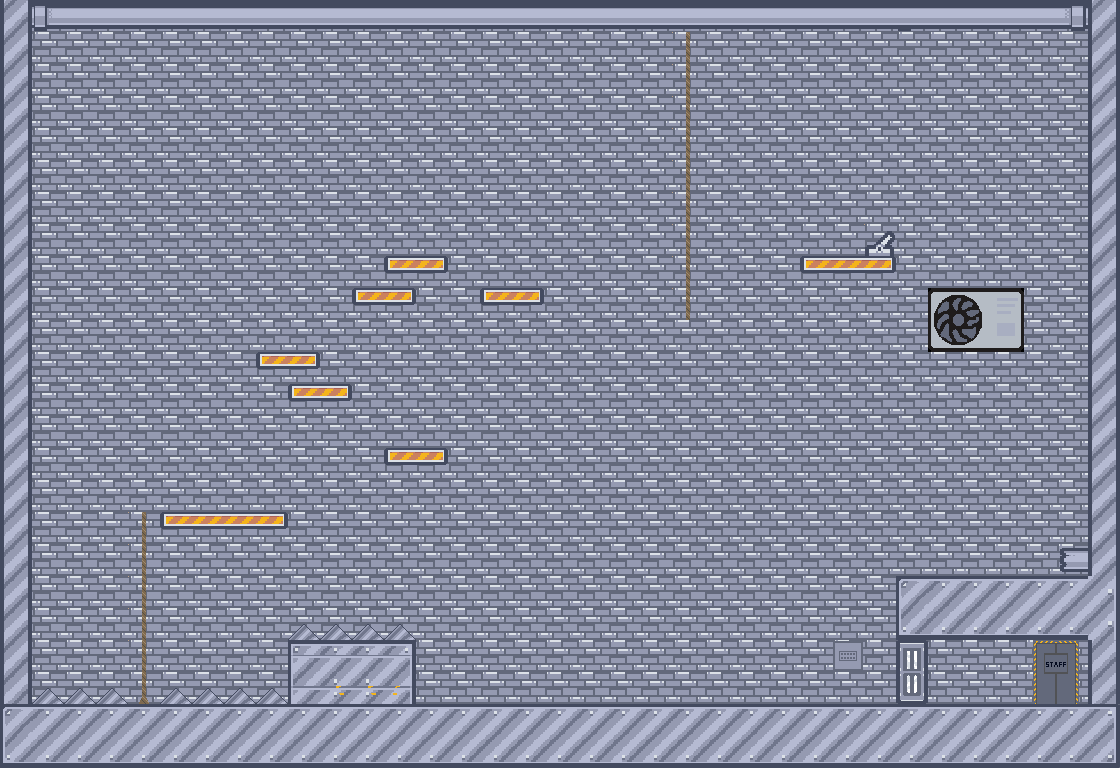

This game map was drawn from its Tiled (.tmx) file and the tilesets committed beside it. A one-line description and the trimmed map source follow:
An orthogonal 35x24 tile map with 32x32 px tiles, 7 tile layers (BG, Decor, Piso, Doors, ...) and 23 objects.

<map version="1.10" tiledversion="1.11.2" orientation="orthogonal" renderorder="right-down" width="35" height="24" tilewidth="32" tileheight="32" infinite="0" nextlayerid="14" nextobjectid="34">
 <tileset firstgid="1" source="Tileset.tsx" />
 <layer id="1" name="BG" width="35" height="24">
  <data>[840 cells, 840 non-empty, 10 distinct tile ids]</data>
 </layer>
 <layer id="2" name="Decor" width="35" height="24">
  <data>[840 cells, 14 non-empty, 10 distinct tile ids]</data>
 </layer>
 <layer id="3" name="Piso" width="35" height="24">
  <data>[840 cells, 115 non-empty, 18 distinct tile ids]</data>
 </layer>
 <layer id="4" name="Doors" width="35" height="24">
  <data>[840 cells, 2 non-empty, 2 distinct tile ids]</data>
 </layer>
 <layer id="5" name="Ropes" width="35" height="24">
  <data>[840 cells, 15 non-empty, 2 distinct tile ids]</data>
 </layer>
 <layer id="6" name="Electricidad" width="35" height="24">
  <data>[840 cells, 11 non-empty, 1 distinct tile ids]</data>
 </layer>
 <layer id="7" name="Foreground" width="35" height="24">
  <data>[840 cells, 29 non-empty, 3 distinct tile ids]</data>
 </layer>
 <objectgroup id="13" name="ElectricidadColl">
  <object id="7" x="32" y="672" width="96" height="32">
   <properties>
    <property name="id" value="electricidad1" />
   </properties>
  </object>
  <object id="9" x="160" y="672" width="128" height="32">
   <properties>
    <property name="id" value="electricidad1" />
   </properties>
  </object>
  <object id="10" x="288" y="608" width="128" height="32">
   <properties>
    <property name="id" value="electricidad2" />
   </properties>
  </object>
 </objectgroup>
 <objectgroup id="11" name="RopesColl">
  <object id="26" x="686" y="32" width="4" height="288" />
  <object id="28" x="139" y="512" width="10" height="192" />
 </objectgroup>
 <objectgroup id="10" name="Coll">
  <object id="1" x="0" y="704" width="1120" height="64" />
  <object id="2" x="0" y="0" width="32" height="704" />
  <object id="3" x="1088" y="0" width="32" height="704" />
  <object id="4" x="896" y="576" width="192" height="64" />
  <object id="15" x="160" y="512" width="128" height="17" />
  <object id="16" x="384" y="448" width="64" height="17" />
  <object id="17" x="256" y="352" width="64" height="17" />
  <object id="18" x="384" y="256" width="64" height="17" />
  <object id="19" x="480" y="288" width="64" height="17" />
  <object id="20" x="800" y="256" width="96" height="17" />
  <object id="24" x="32" y="0" width="1056" height="32" />
  <object id="29" x="288" y="640" width="128" height="64" />
  <object id="32" x="288" y="384" width="64" height="17" />
  <object id="33" x="352" y="288" width="64" height="17" />
 </objectgroup>
 <objectgroup id="9" name="DoorsColl">
  <object id="12" x="896" y="640" width="32" height="64">
   <properties>
    <property name="id" value="puerta1" />
    <property name="type" value="puerta" />
   </properties>
  </object>
 </objectgroup>
 <objectgroup id="8" name="Interactuables">
  <object id="5" x="832" y="640" width="32" height="32">
   <properties>
    <property name="target" value="electricidad2" />
    <property name="type" value="numeros" />
   </properties>
  </object>
  <object id="11" x="864" y="224" width="32" height="32">
   <properties>
    <property name="target" value="puerta1" />
    <property name="type" value="palanca" />
   </properties>
  </object>
 </objectgroup>
 <objectgroup id="12" name="WINCHECK">
  <object id="30" x="928" y="640" width="160" height="64" />
 </objectgroup>
</map>